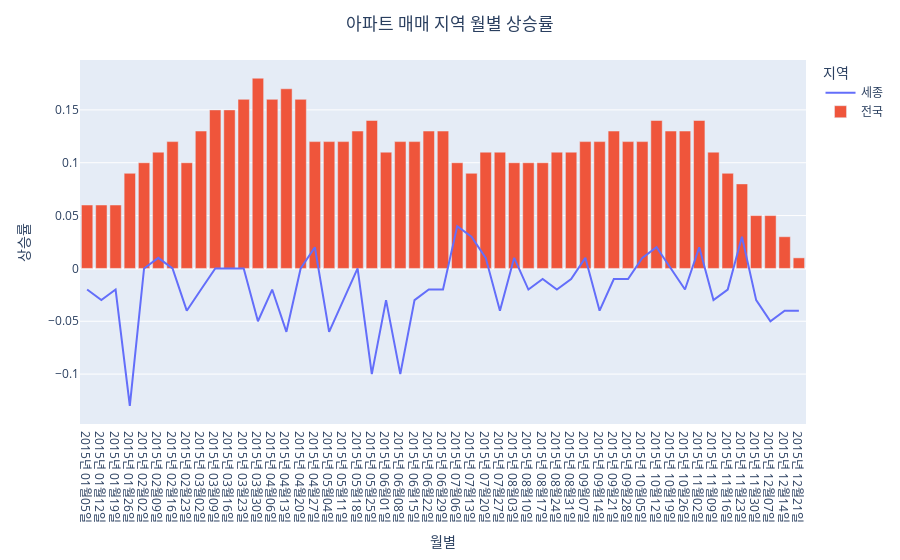

Source (notebook cell):
### Code cell
fig1 = px.line(apart)
fig1.add_bar(x=apart2.index,y=apart2.values,name="전국")
fig1.update_layout(
        title = '아파트 매매 지역 월별 상승률',
        xaxis_title = '월별', 
        yaxis_title = '상승률',
        title_x=0.5,
        hovermode="x unified",
        legend_title='지역')
fig1.update_traces(mode="lines", hovertemplate=None)

### Figure 1 — Plotly figure (JSON) as saved in the notebook; plotly's stock layout.template omitted (floating-point values rounded to 4 significant figures)
{"data": [{"hovertemplate": "variable=세종<br>index=%{x}<br>value=%{y}<extra></extra>", "legendgroup": "세종", "line": {"color": "#636efa", "dash": "solid"}, "mode": "lines", "name": "세종", "orientation": "v", "showlegend": true, "type": "scatter", "x": ["2015년 01월05일", "2015년 01월12일", "2015년 01월19일", "2015년 01월26일", "2015년 02월02일", "2015년 02월09일", "2015년 02월16일", "2015년 02월23일", "2015년 03월02일", "2015년 03월09일", "2015년 03월16일", "2015년 03월23일", "2015년 03월30일", "2015년 04월06일", "2015년 04월13일", "2015년 04월20일", "2015년 04월27일", "2015년 05월04일", "2015년 05월11일", "2015년 05월18일", "2015년 05월25일", "2015년 06월01일", "2015년 06월08일", "2015년 06월15일", "2015년 06월22일", "2015년 06월29일", "2015년 07월06일", "2015년 07월13일", "2015년 07월20일", "2015년 07월27일", "2015년 08월03일", "2015년 08월10일", "2015년 08월17일", "2015년 08월24일", "2015년 08월31일", "2015년 09월07일", "2015년 09월14일", "2015년 09월21일", "2015년 09월28일", "2015년 10월05일", "2015년 10월12일", "2015년 10월19일", "2015년 10월26일", "2015년 11월02일", "2015년 11월09일", "2015년 11월16일", "2015년 11월23일", "2015년 11월30일", "2015년 12월07일", "2015년 12월14일", "2015년 12월21일"], "xaxis": "x", "y": [-0.02, -0.03, -0.02, -0.13, 0, 0.01, 0, -0.04, -0.02, 0, 0, 0, -0.05, -0.02, -0.06, 0, 0.02, -0.06, -0.03, 0, -0.1, -0.03, -0.1, -0.03, -0.02, -0.02, 0.04, 0.03, 0.01, -0.04, 0.01, -0.02, -0.01, -0.02, -0.01, 0.01, -0.04, -0.01, -0.01, 0.01, 0.02, 0, -0.02, 0.02, -0.03, -0.02, 0.03, -0.03, -0.05, -0.04, -0.04], "yaxis": "y"}, {"name": "전국", "type": "bar", "x": ["2015년 01월05일", "2015년 01월12일", "2015년 01월19일", "2015년 01월26일", "2015년 02월02일", "2015년 02월09일", "2015년 02월16일", "2015년 02월23일", "2015년 03월02일", "2015년 03월09일", "2015년 03월16일", "2015년 03월23일", "2015년 03월30일", "2015년 04월06일", "2015년 04월13일", "2015년 04월20일", "2015년 04월27일", "2015년 05월04일", "2015년 05월11일", "2015년 05월18일", "2015년 05월25일", "2015년 06월01일", "2015년 06월08일", "2015년 06월15일", "2015년 06월22일", "2015년 06월29일", "2015년 07월06일", "2015년 07월13일", "2015년 07월20일", "2015년 07월27일", "2015년 08월03일", "2015년 08월10일", "2015년 08월17일", "2015년 08월24일", "2015년 08월31일", "2015년 09월07일", "2015년 09월14일", "2015년 09월21일", "2015년 09월28일", "2015년 10월05일", "2015년 10월12일", "2015년 10월19일", "2015년 10월26일", "2015년 11월02일", "2015년 11월09일", "2015년 11월16일", "2015년 11월23일", "2015년 11월30일", "2015년 12월07일", "2015년 12월14일", "2015년 12월21일"], "y": [0.06, 0.06, 0.06, 0.09, 0.1, 0.11, 0.12, 0.1, 0.13, 0.15, 0.15, 0.16, 0.18, 0.16, 0.17, 0.16, 0.12, 0.12, 0.12, 0.13, 0.14, 0.11, 0.12, 0.12, 0.13, 0.13, 0.1, 0.09, 0.11, 0.11, 0.1, 0.1, 0.1, 0.11, 0.11, 0.12, 0.12, 0.13, 0.12, 0.12, 0.14, 0.13, 0.13, 0.14, 0.11, 0.09, 0.08, 0.05, 0.05, 0.03, 0.01]}], "layout": {"hovermode": "x unified", "legend": {"title": {"text": "지역"}, "tracegroupgap": 0}, "margin": {"t": 60}, "title": {"text": "아파트 매매 지역 월별 상승률", "x": 0.5}, "xaxis": {"anchor": "y", "domain": [0, 1], "title": {"text": "월별"}}, "yaxis": {"anchor": "x", "domain": [0, 1], "title": {"text": "상승률"}}}}
